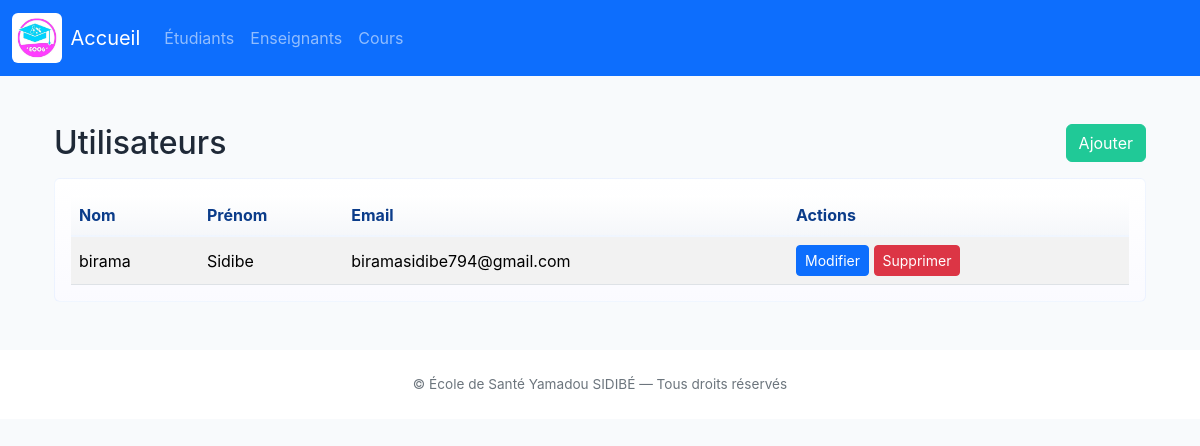
Before: /utilisateurs/ with the older database file.
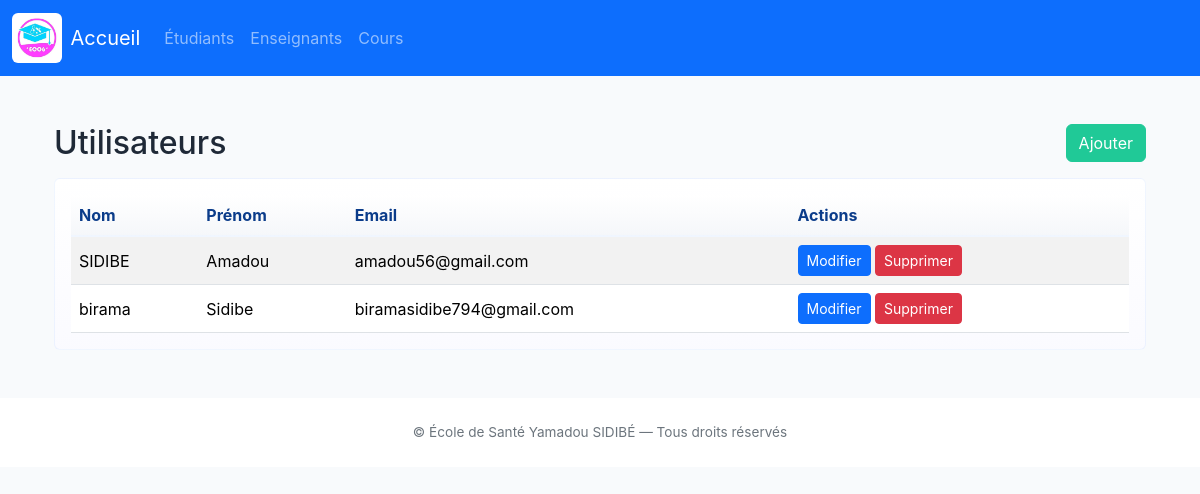
After: the same page with the newer database file.
### gestion_des_presences/models.py (models this page shows, shortened)
class Utilisateur(models.Model):
    id = models.AutoField(primary_key=True)
    nom = models.CharField(max_length=100)
    prenom = models.CharField(max_length=100)
    email = models.EmailField(unique=True)
    mot_de_passe = models.CharField(max_length=100, default='changeme')
    ROLE_CHOICES = [
        ('etudiant', 'Étudiant'),
        ('enseignant', 'Enseignant'),
        ('admin', 'Administrateur'),
    ]
    role = models.CharField(max_length=50, choices=ROLE_CHOICES)
    telephone = models.CharField(max_length=15, blank=True, null=True)
    date_creation = models.DateTimeField(default=timezone.now)
    date_modification = models.DateTimeField(auto_now=True)
    class Meta:
        ordering = ['nom', 'prenom']

### gestion_des_presences/views.py (the view)
# urls.py: path('utilisateurs/', views.liste_utilisateurs, name='liste_utilisateurs'),
def liste_utilisateurs(request):
    users = Utilisateur.objects.all()
    return render(request, 'liste_utilisateurs.html', {'users': users})

### gestion_des_presences/templates/liste_utilisateurs.html
{% extends 'base.html' %}
{% block content %}
<div class="container mt-5">
  <div class="section-title mb-3">
    <h2>Utilisateurs</h2>
    <a class="btn btn-accent" href="{% url 'utilisateur_create' %}">Ajouter</a>
  </div>
  <div class="table-responsive card card-ghost p-3">
  <table class="table table-striped mb-0">
    <thead><tr><th>Nom</th><th>Prénom</th><th>Email</th><th>Actions</th></tr></thead>
    <tbody>
      {% for u in users %}
      <tr>
        <td>{{ u.nom }}</td>
        <td>{{ u.prenom }}</td>
        <td>{{ u.email }}</td>
        <td>
          <a class="btn btn-sm btn-primary" href="{% url 'utilisateur_update' u.id %}">Modifier</a>
          <a class="btn btn-sm btn-danger" href="{% url 'utilisateur_delete' u.id %}">Supprimer</a>
        </td>
      </tr>
      {% empty %}
      <tr><td colspan="4" class="text-center">Aucun utilisateur</td></tr>
      {% endfor %}
    </tbody>
  </table>
  </div>
</div>
{% endblock %}

Changed rows visible on the page:
added Utilisateur: nom "SIDIBE", prenom "Amadou", email "amadou56@gmail.com"
